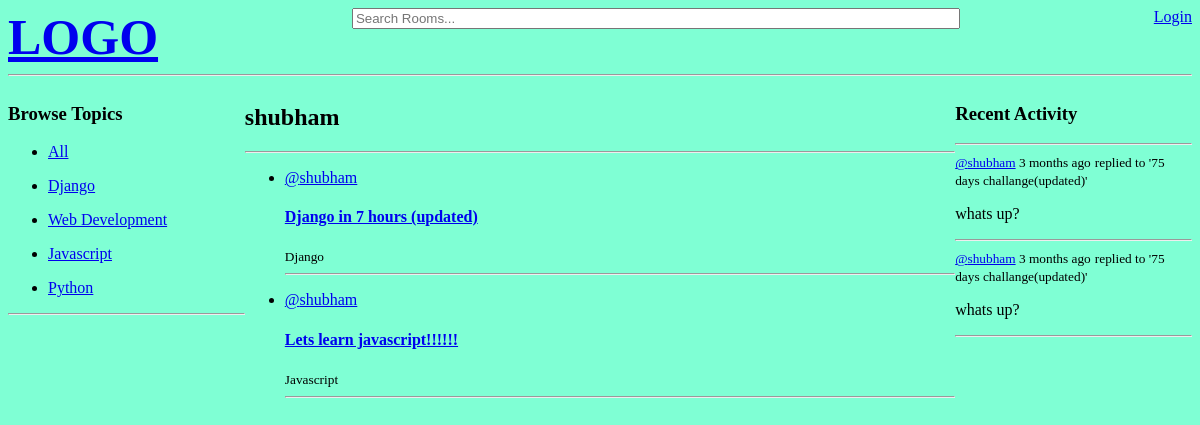
The page /profile-page/2/ on the database its author committed.
### base/models.py (models this page shows, shortened)
class Topic(models.Model):
    name = models.CharField(max_length=200)
    def __str__(self):
        return self.name

class Room(models.Model):
    host = models.ForeignKey(User, on_delete=models.SET_NULL, null= True)
    topic = models.ForeignKey(Topic , on_delete=models.SET_NULL, null= True)
    name = models.CharField(max_length= 200)
    description = models.TextField(null=True, blank=True)
    participants = models.ManyToManyField(User, related_name='participants')
    updated = models.DateTimeField(auto_now=True)
    created = models.DateTimeField(auto_now_add=True)
    class Meta ():
        ordering = ['-updated', '-created']
    def __str__(self):
        return self.name

class Message(models.Model):
    user = models.ForeignKey(User, on_delete=models.deletion.CASCADE)
    Room = models.ForeignKey(Room, on_delete=models.deletion.CASCADE)
    body = models.TextField()
    updated = models.DateTimeField(auto_now=True)
    created = models.DateTimeField(auto_now_add=True)
    class Meta ():
        ordering = ['-updated', '-created']

### base/views.py (the view)
# urls.py: path('profile-page/<int:pk>/', views.profilePage, name='profile-page'),
def profilePage(request, pk):
    user = User.objects.get(id=pk)
    rooms = user.room_set.all()
    room_messages = user.message_set.all()
    topics = Topic.objects.all()
    context = {
        'user': user,
        'rooms': rooms,
        'room_messages':room_messages,
        'topics': topics,
    }
    return render(request, 'base/profile.html', context )

### base/templates/base/profile.html (shortened to what this page needs)
{% extends 'main.html' %}
{% block content %}
    <div class="profile-container">
        <div class="browse_topics">
           {% include 'base/topics_component.html' %}
        </div>
        <div>
            <h2>{{user.username}}</h2>
            {% include 'base/feed_component.html' %}
        </div>
        <div>
           {% include 'base/activity_component.html' %}
        </div>
    </div>
{% endblock %}

### base/templates/base/topics_component.html
<h3>Browse Topics</h3>
<div>
    <ul>
        <li>
            <a href="{% url 'home' %}">All</a>
        </li>
    </ul>
</div>
{% for topic in topics %}
    <div>
        <ul>
            <li>
                <a href="{% url 'home' %}?q={{topic.name}}">{{topic.name}}</a>
            </li>
        </ul>
    </div>
{% endfor %}
<hr>

### base/templates/base/feed_component.html (shortened to what this page needs)
<div>
    <hr>
    {% for room in rooms %}
        <ul>
            <li>
                <span><a href="{% url 'profile-page' room.host.id %}">@{{room.host}}</a>
                <h4><a href="{% url 'room' room.id %}">{{room.name}}</a></h4>
                <small>{{room.topic}}</small>
                <hr>
            </li>
        </ul>
    {% endfor %}
</div>

### base/templates/base/activity_component.html (shortened to what this page needs)
<h3>Recent Activity</h3>
<hr>
{% for message in room_messages %}
    <div>
        <small><a href="{% url 'profile-page' message.user.id %}">@{{message.user}}</a> {{message.created|timesince}} ago</small>
        <small> replied to '{{message.Room}}'</small>
        <p>{{message.body}}</p>
        <hr>
    </div>
{% endfor %}

### static/style/main.css (style rules this page uses)
body { background-color: aquamarine; }

### base/templates/base/profile.html (style rules this page uses)
.profile-container { display: grid; grid-template-columns: 1fr 3fr 1fr; }

### rows shown on the page
Topic: name "Django"
Topic: name "Web Development"
Topic: name "Javascript"
Topic: name "Python"
Room: host "shubham", name "Django in 7 hours (updated)", topic "Django"
Room: host "shubham", name "Lets learn javascript!!!!!!", topic "Javascript"
Message: user "shubham", created "3 months", Room "75 days challange(updated)", body "whats up?"
Message: user "shubham", created "3 months", Room "75 days challange(updated)", body "whats up?"

### other values the page prints
{{ user.username }} "shubham"
